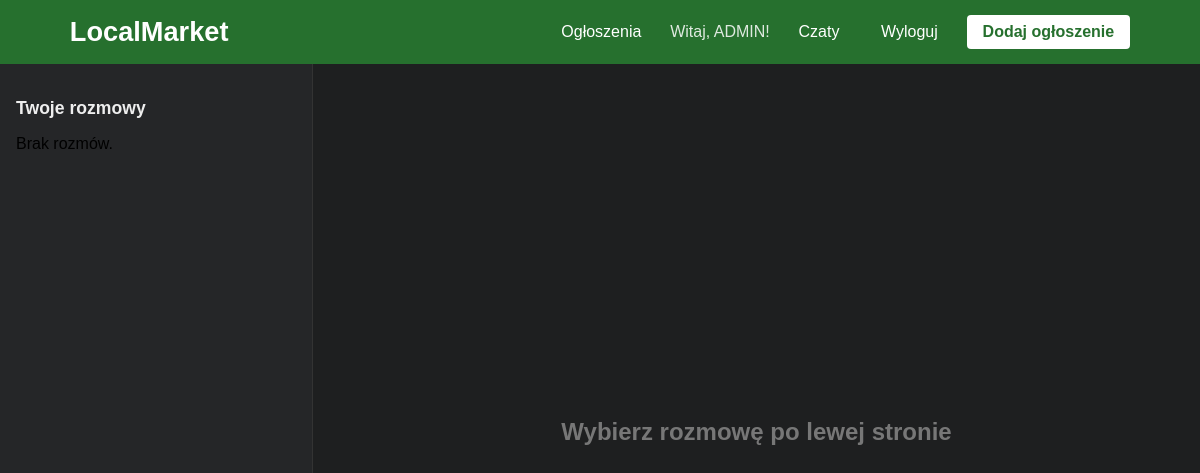
The app's page /chat/ (signed in), older data.
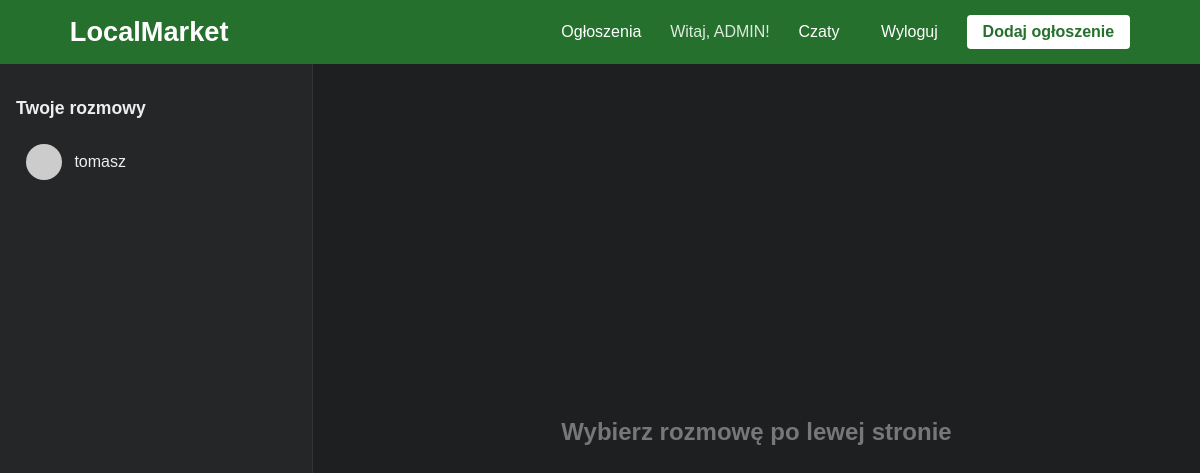
The same page, newer data.
### chat/models.py (models this page shows, shortened)
class ChatThread(models.Model):
    users = models.ManyToManyField(User, related_name="chat_threads")
    created_at = models.DateTimeField(auto_now_add=True)

### chat/views.py (the view)
# urls.py: path("", views.chat_list, name="chat_list"),
@login_required
def chat_list(request):
    threads = ChatThread.objects.filter(users=request.user)
    threads_with_other = []
    for t in threads:
        other = t.users.exclude(id=request.user.id).first()
        threads_with_other.append((t, other))
    return render(request, "chat/chat_list.html", {"threads_with_other": threads_with_other})

### chat/templates/chat/chat_list.html
{% extends "base.html" %}
{% load static %}
{% block content %}
<div class="chat-container">
    <aside class="chat-list">
        <h3>Twoje rozmowy</h3>
        {% for thread, other in threads_with_other %}
        <a href="{% url 'chat_detail' thread.id %}" class="chat-item">
        <div class="avatar"></div>
        <div class="chat-name">{{ other.username }}</div>
        </a>
        {% empty %}
            <p>Brak rozmów.</p>
        {% endfor %}
    </aside>
    <section class="chat-empty">
        <h2>Wybierz rozmowę po lewej stronie</h2>
    </section>
</div>
{% endblock %}

Row changes from the older to the newer data that the page shows:
added ChatThread: username "tomasz"
Text that changed along with them:
text no longer shown: "Brak rozmów."
